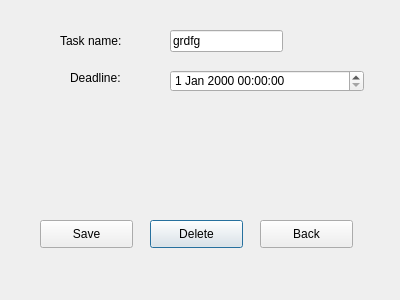
<?xml version="1.0" encoding="UTF-8"?>
<ui version="4.0">
 <class>CurrentTaskWindow</class>
 <widget class="QDialog" name="CurrentTaskWindow">
  <property name="geometry">
   <rect>
    <x>0</x>
    <y>0</y>
    <width>400</width>
    <height>300</height>
   </rect>
  </property>
  <property name="windowTitle">
   <string>Dialog</string>
  </property>
  <widget class="QPushButton" name="pushButton_Delete">
   <property name="geometry">
    <rect>
     <x>150</x>
     <y>220</y>
     <width>93</width>
     <height>28</height>
    </rect>
   </property>
   <property name="text">
    <string>Delete</string>
   </property>
  </widget>
  <widget class="QPushButton" name="pushButton_Back">
   <property name="geometry">
    <rect>
     <x>260</x>
     <y>220</y>
     <width>93</width>
     <height>28</height>
    </rect>
   </property>
   <property name="text">
    <string>Back</string>
   </property>
  </widget>
  <widget class="QPushButton" name="pushButton_Save">
   <property name="geometry">
    <rect>
     <x>40</x>
     <y>220</y>
     <width>93</width>
     <height>28</height>
    </rect>
   </property>
   <property name="text">
    <string>Save</string>
   </property>
  </widget>
  <widget class="QLabel" name="label">
   <property name="geometry">
    <rect>
     <x>60</x>
     <y>30</y>
     <width>81</width>
     <height>21</height>
    </rect>
   </property>
   <property name="text">
    <string>Task name:</string>
   </property>
  </widget>
  <widget class="QLineEdit" name="lineEdit_name">
   <property name="geometry">
    <rect>
     <x>170</x>
     <y>30</y>
     <width>113</width>
     <height>22</height>
    </rect>
   </property>
   <property name="text">
    <string>grdfg</string>
   </property>
  </widget>
  <widget class="QDateTimeEdit" name="dateTimeEdit">
   <property name="geometry">
    <rect>
     <x>170</x>
     <y>70</y>
     <width>194</width>
     <height>22</height>
    </rect>
   </property>
  </widget>
  <widget class="QLabel" name="label_2">
   <property name="geometry">
    <rect>
     <x>70</x>
     <y>70</y>
     <width>55</width>
     <height>16</height>
    </rect>
   </property>
   <property name="text">
    <string>Deadline:</string>
   </property>
  </widget>
 </widget>
 <resources/>
 <connections/>
</ui>
